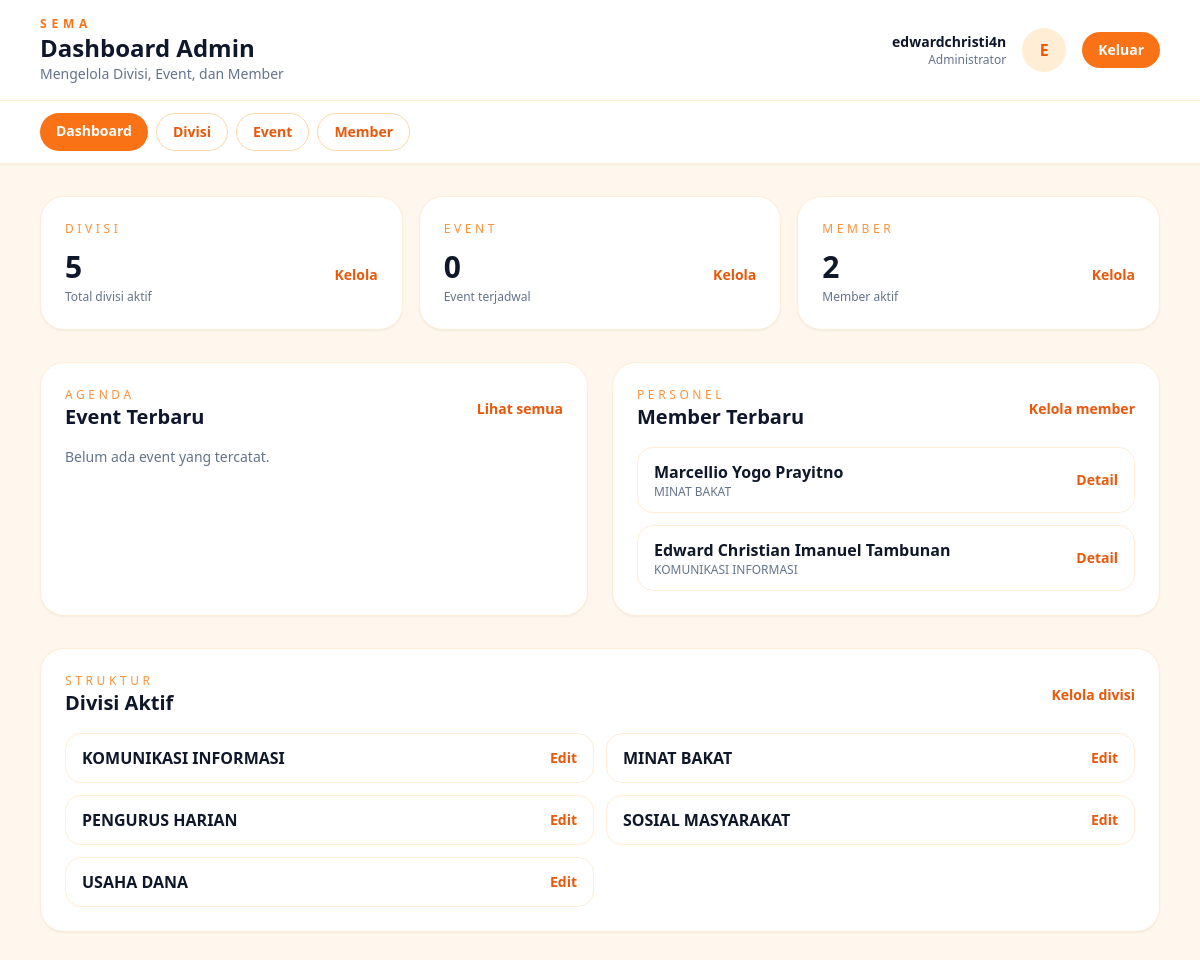
Screenshot of /admin/dashboard.php (signed in) with the database file from the repository.
### tables this page shows
CREATE TABLE `member` (
  `id_member` int(11) NOT NULL,
  `nama` varchar(100) NOT NULL,
  `id_divisi` int(11) DEFAULT NULL,
  `foto_member` varchar(255) DEFAULT NULL
);

CREATE TABLE `divisi` (
  `id_divisi` int(11) NOT NULL,
  `nama_divisi` varchar(100) NOT NULL
);

### admin/dashboard.php (the view, shortened to what this page needs)
<?php
require_once __DIR__ . '/../config/database.php';
function fetchCount(mysqli $conn, string $table): int
{
    $result = mysqli_query($conn, 'SELECT COUNT(*) AS total FROM ' . $table);
    $data = mysqli_fetch_assoc($result);
    return (int)($data['total'] ?? 0);
}
function fetchAll(mysqli $conn, string $query): array
{
    $result = mysqli_query($conn, $query);
    $rows = mysqli_fetch_all($result, MYSQLI_ASSOC);
    return $rows;
}
function h(?string $value): string
{
    return htmlspecialchars($value ?? '', ENT_QUOTES, 'UTF-8');
}
$counts = [
    'divisi' => fetchCount($conn, 'divisi'),
    'event' => fetchCount($conn, 'event'),
    'member' => fetchCount($conn, 'member'),
];
$recentEvents = fetchAll($conn, 'SELECT id_event, judul, tanggal FROM event ORDER BY tanggal DESC LIMIT 4');
$recentMembers = fetchAll($conn, 'SELECT m.id_member, m.nama, d.nama_divisi FROM member m LEFT JOIN divisi d ON d.id_divisi = m.id_divisi ORDER BY m.id_member DESC LIMIT 5');
$recentDivisi = fetchAll($conn, 'SELECT id_divisi, nama_divisi FROM divisi ORDER BY nama_divisi ASC LIMIT 5');
$adminName = h($_SESSION['admin_username'] ?? 'Admin');
$initial = strtoupper(substr($adminName, 0, 1));
$activePage = 'dashboard';
$navLinks = [
    ['label' => 'Dashboard', 'href' => 'dashboard.php', 'key' => 'dashboard'],
    ['label' => 'Divisi', 'href' => 'divisi/index.php', 'key' => 'divisi'],
    ['label' => 'Event', 'href' => 'event/index.php', 'key' => 'event'],
    ['label' => 'Member', 'href' => 'member/index.php', 'key' => 'member'],
];
?>
<!DOCTYPE html>
<html lang="id">
<head>
    <script src="https://cdn.tailwindcss.com"></script>
</head>
<body class="bg-orange-50 min-h-screen text-slate-800">
    <header class="bg-white border-b border-orange-100 shadow-sm sticky top-0 z-10">
        <div class="max-w-6xl mx-auto px-4 py-4 flex flex-wrap gap-4 items-center justify-between">
            <div>
                <p class="text-xs font-semibold tracking-[0.4em] text-orange-500">SEMA</p>
                <h1 class="text-2xl font-semibold text-slate-900">Dashboard Admin</h1>
                <p class="text-sm text-slate-500">Mengelola Divisi, Event, dan Member</p>
            </div>
            <div class="flex items-center gap-4">
                <div class="text-right">
                    <p class="text-sm font-semibold text-slate-900"><?php echo $adminName; ?></p>
                    <p class="text-xs text-slate-500">Administrator</p>
                </div>
                <div class="w-11 h-11 rounded-full bg-orange-100 text-orange-600 font-semibold flex items-center justify-center">
                    <?php echo $initial; ?>
                </div>
                <a href="?logout=1" class="px-4 py-2 text-sm font-semibold rounded-full bg-orange-500 text-white hover:bg-orange-600 transition">Keluar</a>
            </div>
        </div>
        <nav class="bg-white border-t border-orange-100">
            <div class="max-w-6xl mx-auto px-4 py-3 flex flex-wrap gap-2">
                <?php foreach ($navLinks as $link): ?>
                    <?php $isActive = $link['key'] === $activePage; ?>
                    <a href="<?php echo $link['href']; ?>" class="px-4 py-2 text-sm font-semibold rounded-full transition <?php echo $isActive ? 'bg-orange-500 text-white' : 'border border-orange-200 text-orange-600 hover:bg-orange-50'; ?>"><?php echo $link['label']; ?></a>
                <?php endforeach; ?>
            </div>
        </nav>
    </header>
    <main class="max-w-6xl mx-auto px-4 py-8 space-y-8">
        <section class="grid gap-4 md:grid-cols-3">
            <article class="bg-white border border-orange-100 rounded-3xl p-6 shadow-sm">
                <p class="text-xs uppercase text-orange-400 tracking-[0.3em]">Divisi</p>
                <div class="flex items-end justify-between mt-3">
                    <h2 class="text-3xl font-semibold text-slate-900"><?php echo $counts['divisi']; ?></h2>
                    <a href="divisi/index.php" class="text-sm font-semibold text-orange-600 hover:underline">Kelola</a>
                </div>
                <p class="text-xs text-slate-500 mt-1">Total divisi aktif</p>
            </article>
            <article class="bg-white border border-orange-100 rounded-3xl p-6 shadow-sm">
                <p class="text-xs uppercase text-orange-400 tracking-[0.3em]">Event</p>
                <div class="flex items-end justify-between mt-3">
                    <h2 class="text-3xl font-semibold text-slate-900"><?php echo $counts['event']; ?></h2>
                    <a href="event/index.php" class="text-sm font-semibold text-orange-600 hover:underline">Kelola</a>
                </div>
                <p class="text-xs text-slate-500 mt-1">Event terjadwal</p>
            </article>
            <article class="bg-white border border-orange-100 rounded-3xl p-6 shadow-sm">
                <p class="text-xs uppercase text-orange-400 tracking-[0.3em]">Member</p>
                <div class="flex items-end justify-between mt-3">
                    <h2 class="text-3xl font-semibold text-slate-900"><?php echo $counts['member']; ?></h2>
                    <a href="member/index.php" class="text-sm font-semibold text-orange-600 hover:underline">Kelola</a>
                </div>
                <p class="text-xs text-slate-500 mt-1">Member aktif</p>
            </article>
        </section>
        <section class="grid gap-6 lg:grid-cols-2">
            <div class="bg-white border border-orange-100 rounded-3xl p-6 shadow-sm">
                <div class="flex items-center justify-between mb-4">
                    <div>
                        <p class="text-xs uppercase tracking-[0.3em] text-orange-400">Agenda</p>
                        <h2 class="text-xl font-semibold text-slate-900">Event Terbaru</h2>
                    </div>
                    <a href="event/index.php" class="text-sm font-semibold text-orange-600 hover:underline">Lihat semua</a>
                </div>
                <ul class="space-y-3">
                    <?php if ($recentEvents): ?>
                        <?php foreach ($recentEvents as $event): ?>
                            <li class="flex items-center justify-between border border-orange-100 rounded-2xl px-4 py-3">
                                <div>
                                    <p class="font-semibold text-slate-900"><?php echo h($event['judul']); ?></p>
                                    <p class="text-xs text-slate-500">Tanggal: <?php echo h($event['tanggal']); ?></p>
                                </div>
                                <a href="event/index.php?edit_event=<?php echo (int)$event['id_event']; ?>" class="text-sm font-semibold text-orange-600 hover:underline">Edit</a>
                            </li>
                        <?php endforeach; ?>
                    <?php else: ?>
                        <li class="text-sm text-slate-500">Belum ada event yang tercatat.</li>
                    <?php endif; ?>
                </ul>
            </div>
            <div class="bg-white border border-orange-100 rounded-3xl p-6 shadow-sm">
                <div class="flex items-center justify-between mb-4">
                    <div>
                        <p class="text-xs uppercase tracking-[0.3em] text-orange-400">Personel</p>
                        <h2 class="text-xl font-semibold text-slate-900">Member Terbaru</h2>
                    </div>
                    <a href="member/index.php" class="text-sm font-semibold text-orange-600 hover:underline">Kelola member</a>
                </div>
                <ul class="space-y-3">
                    <?php if ($recentMembers): ?>
                        <?php foreach ($recentMembers as $member): ?>
                            <li class="flex items-center justify-between border border-orange-100 rounded-2xl px-4 py-3">
                                <div>
                                    <p class="font-semibold text-slate-900"><?php echo h($member['nama']); ?></p>
                                    <p class="text-xs text-slate-500"><?php echo h($member['nama_divisi'] ?? 'Belum ada divisi'); ?></p>
                                </div>
                                <a href="member/index.php?edit_member=<?php echo (int)$member['id_member']; ?>" class="text-sm font-semibold text-orange-600 hover:underline">Detail</a>
                            </li>
                        <?php endforeach; ?>
                    <?php else: ?>
                        <li class="text-sm text-slate-500">Belum ada member yang tercatat.</li>
                    <?php endif; ?>
                </ul>
            </div>
        </section>
        <section class="bg-white border border-orange-100 rounded-3xl p-6 shadow-sm">
            <div class="flex items-center justify-between mb-4">
                <div>
                    <p class="text-xs uppercase tracking-[0.3em] text-orange-400">Struktur</p>
                    <h2 class="text-xl font-semibold text-slate-900">Divisi Aktif</h2>
                </div>
                <a href="divisi/index.php" class="text-sm font-semibold text-orange-600 hover:underline">Kelola divisi</a>
            </div>
            <div class="grid gap-3 md:grid-cols-2">
                <?php if ($recentDivisi): ?>
                    <?php foreach ($recentDivisi as $divisi): ?>
                        <article class="border border-orange-100 rounded-2xl px-4 py-3 flex items-center justify-between">
                            <span class="font-semibold text-slate-900"><?php echo h($divisi['nama_divisi']); ?></span>
                            <a href="divisi/index.php?edit_divisi=<?php echo (int)$divisi['id_divisi']; ?>" class="text-sm font-semibold text-orange-600 hover:underline">Edit</a>
                        </article>
                    <?php endforeach; ?>
                <?php else: ?>
                    <p class="text-sm text-slate-500">Belum ada data divisi.</p>
                <?php endif; ?>
            </div>
        </section>
    </main>
</body>
</html>

### rows the page displays
member: nama "Marcellio Yogo Prayitno", id_divisi.nama_divisi "MINAT BAKAT"
member: nama "Edward Christian Imanuel Tambunan", id_divisi.nama_divisi "KOMUNIKASI INFORMASI"
divisi: nama_divisi "KOMUNIKASI INFORMASI"
divisi: nama_divisi "MINAT BAKAT"
divisi: nama_divisi "PENGURUS HARIAN"
divisi: nama_divisi "SOSIAL MASYARAKAT"
divisi: nama_divisi "USAHA DANA"

### other values shown
$adminName "edwardchristi4n"
$initial "E"
$link['label'] "Dashboard"
$link['label'] "Divisi"
$link['label'] "Event"
$link['label'] "Member"
$counts['divisi'] "5"
$counts['event'] "0"
$counts['member'] "2"
